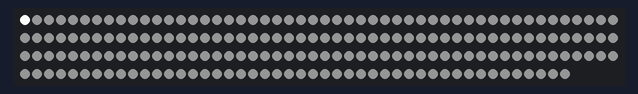
A sketch run on a simulated Arduino Uno, built with avr-gcc and run on an emulated ATmega328P. On the bench: 196 RGB LEDs in strip order, left to right, continuing on the next row.

Above: at 0.17 s.

The sketch:

pixel_magic.ino
```cpp
#include <Adafruit_NeoPixel.h>

#define PIN 6
Adafruit_NeoPixel strip;
uint16_t index;
bool dir; // The direction the index will change in

void setup()
{
  strip = Adafruit_NeoPixel(196, PIN, NEO_GRB + NEO_KHZ800);
  strip.begin();
  strip.show();

  index = 0;
  dir = false;
}

void loop()
{
  for (uint16_t i = 0; i < strip.numPixels(); i++)
  {
    if (i == index)
      strip.setPixelColor(i, strip.Color(0xff, 0xff, 0xff));
    else
      strip.setPixelColor(i, strip.Color(20, 20, 20));
  }

  if (index == strip.numPixels() && !dir)
    dir = true;

  if (index == 0 && dir)
    dir = false;

  dir ? index-- : index++;

  strip.show();
}
```
